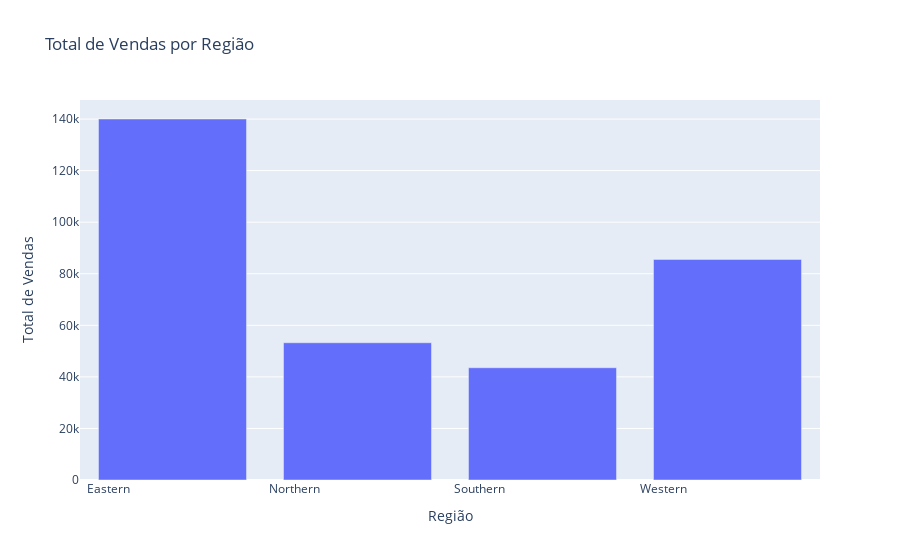
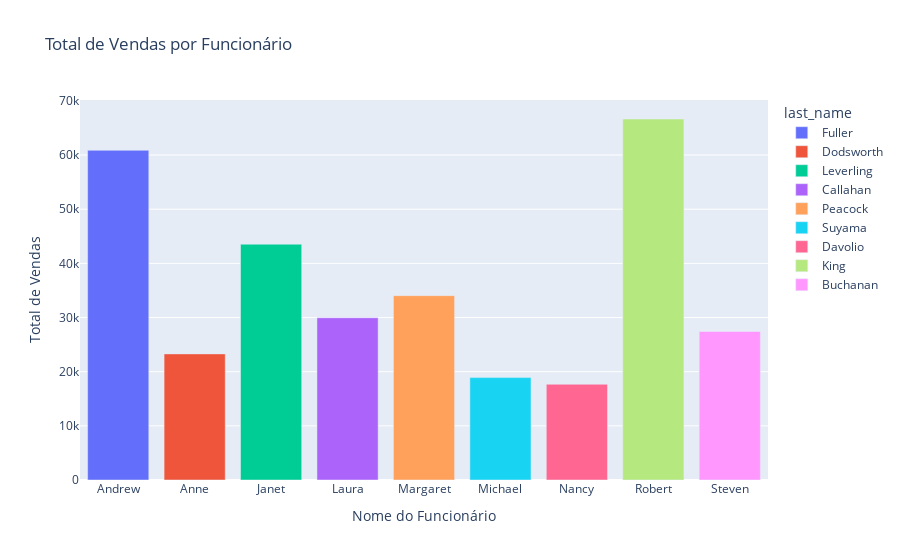
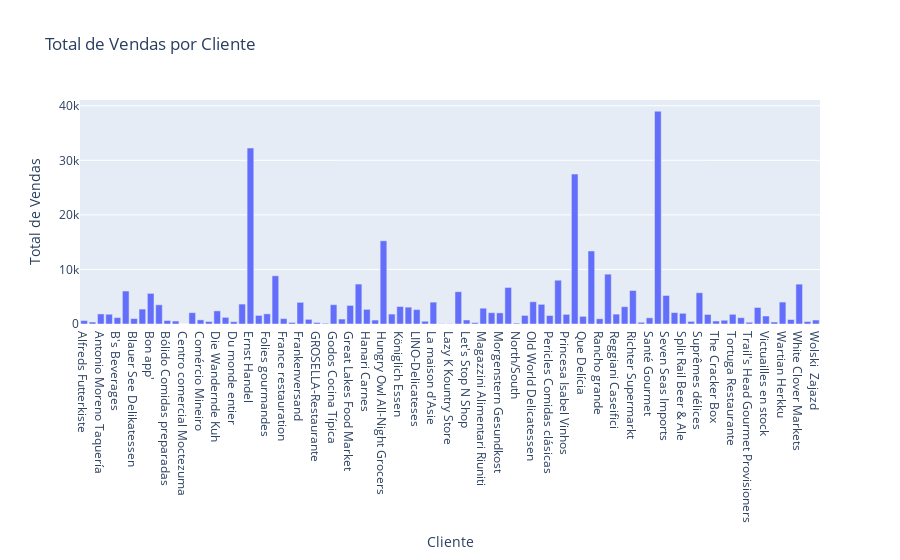
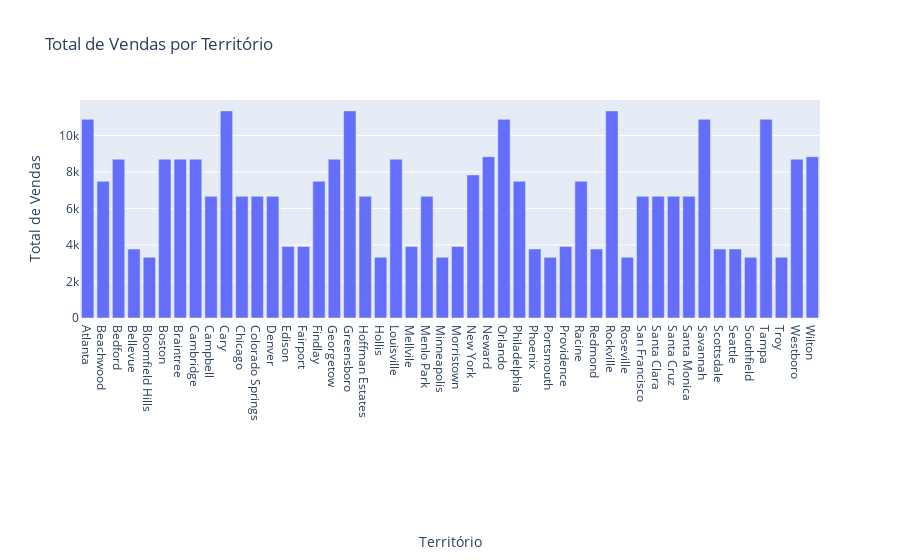

The notebook cell these images were saved under, in order:
### Code cell
# ==================================================================================================================
                                # # # ANALISE DE DADOS FACT ORDERS # # #
# ==================================================================================================================
# Carregar dados das tabelas
fact_orders = extract_postgres_datawarehouse('fact_orders')  
dim_customers = extract_postgres_datawarehouse('dim_customers')
dim_employees = extract_postgres_datawarehouse('dim_employees')
dim_employee_territories = extract_postgres_datawarehouse('dim_employee_territories')
dim_territories = extract_postgres_datawarehouse('dim_territories')
dim_region = extract_postgres_datawarehouse('dim_region')

# ==================================================================================================================
# Realizar joins para criar DataFrame consolidado
df_2 = fact_orders.merge(dim_customers, on='customer_id', how='left') \
                .merge(dim_employees, on='employee_id', how='left') \
                .merge(dim_employee_territories, on='employee_id', how='left') \
                .merge(dim_territories, on='territory_id', how='left') \
                .merge(dim_region, on='region_id', how='left')

# Exemplo: Calcular total de vendas por região
df_2['total_sales'] = df_2['freight']  # Suponho que 'freight' == 'frete' representa o total de vendas
# ==================================================================================================================
# Criação de visualizações dos dados

# Total de Vendas por Região
sales_by_region = df_2.groupby('region_description')['total_sales'].sum().reset_index()
fig1 = px.bar(sales_by_region, x='region_description', y='total_sales',
              title='Total de Vendas por Região', labels={'region_description': 'Região', 'total_sales': 'Total de Vendas'})
fig1.show()

# Total de Vendas por Funcionário
sales_by_employee = df_2.groupby(['first_name', 'last_name'])['total_sales'].sum().reset_index()
fig2 = px.bar(sales_by_employee, x='first_name', y='total_sales', color='last_name',
              title='Total de Vendas por Funcionário', labels={'first_name': 'Nome do Funcionário', 'total_sales': 'Total de Vendas'})
fig2.show()

# Total de Vendas por Cliente
sales_by_customer = df_2.groupby('company_name')['total_sales'].sum().reset_index()
fig3 = px.bar(sales_by_customer, x='company_name', y='total_sales',
              title='Total de Vendas por Cliente', labels={'company_name': 'Cliente', 'total_sales': 'Total de Vendas'})
fig3.show()


# Total de Vendas por Território
sales_by_territory = df_2.groupby('territory_description')['total_sales'].sum().reset_index()
fig4 = px.bar(sales_by_territory, x='territory_description', y='total_sales',
              title='Total de Vendas por Território', labels={'territory_description': 'Território', 'total_sales': 'Total de Vendas'})
fig4.show()


# Total de Vendas por Data de Pedido
sales_by_order_date = df_2.groupby('order_date')['total_sales'].sum().reset_index()
fig5 = px.line(sales_by_order_date, x='order_date', y='total_sales',
               title='Total de Vendas por Data de Pedido', labels={'order_date': 'Data do Pedido', 'total_sales': 'Total de Vendas'})
fig5.show()

# ==================================================================================================================
# Relatorios fact_orders
# Total de Vendas por Região
sales_by_region.to_csv('analises/orders/relatorio_vendas_por_regiao.csv', index=False)
# Total de Vendas por Funcionário
sales_by_employee.to_csv('analises/orders/relatorio_vendas_por_funcionario.csv', index=False)
# Total de Vendas por Cliente
sales_by_customer.to_csv('analises/orders/relatorio_vendas_por_cliente.csv', index=False)
# Total de Vendas por Território
sales_by_territory.to_csv('analises/orders/relatorio_vendas_por_territorio.csv', index=False)
# Total de Vendas por Data de Pedido
sales_by_order_date.to_csv('analises/orders/relatorio_vendas_por_data_de_pedido.csv', index=False)

### Figure 1 — Plotly figure (JSON) as saved in the notebook; plotly's stock layout.template omitted (floating-point values rounded to 4 significant figures)
{"data": [{"alignmentgroup": "True", "hovertemplate": "Região=%{x}<br>Total de Vendas=%{y}<extra></extra>", "legendgroup": "", "marker": {"color": "#636efa", "pattern": {"shape": ""}}, "name": "", "offsetgroup": "", "orientation": "v", "showlegend": false, "textposition": "auto", "type": "bar", "x": ["Eastern                                           ", "Northern                                          ", "Southern                                          ", "Western                                           "], "xaxis": "x", "y": [140000.0, 53240.0, 43540.0, 85560.0], "yaxis": "y"}], "layout": {"barmode": "relative", "legend": {"tracegroupgap": 0}, "title": {"text": "Total de Vendas por Região"}, "xaxis": {"anchor": "y", "domain": [0, 1], "title": {"text": "Região"}}, "yaxis": {"anchor": "x", "domain": [0, 1], "title": {"text": "Total de Vendas"}}}}

### Figure 2 — Plotly figure (JSON) as saved in the notebook; plotly's stock layout.template omitted (floating-point values rounded to 4 significant figures)
{"data": [{"alignmentgroup": "True", "hovertemplate": "last_name=Fuller<br>Nome do Funcionário=%{x}<br>Total de Vendas=%{y}<extra></extra>", "legendgroup": "Fuller", "marker": {"color": "#636efa", "pattern": {"shape": ""}}, "name": "Fuller", "offsetgroup": "Fuller", "orientation": "v", "showlegend": true, "textposition": "auto", "type": "bar", "x": ["Andrew"], "xaxis": "x", "y": [60870.0], "yaxis": "y"}, {"alignmentgroup": "True", "hovertemplate": "last_name=Dodsworth<br>Nome do Funcionário=%{x}<br>Total de Vendas=%{y}<extra></extra>", "legendgroup": "Dodsworth", "marker": {"color": "#EF553B", "pattern": {"shape": ""}}, "name": "Dodsworth", "offsetgroup": "Dodsworth", "orientation": "v", "showlegend": true, "textposition": "auto", "type": "bar", "x": ["Anne"], "xaxis": "x", "y": [23280.0], "yaxis": "y"}, {"alignmentgroup": "True", "hovertemplate": "last_name=Leverling<br>Nome do Funcionário=%{x}<br>Total de Vendas=%{y}<extra></extra>", "legendgroup": "Leverling", "marker": {"color": "#00cc96", "pattern": {"shape": ""}}, "name": "Leverling", "offsetgroup": "Leverling", "orientation": "v", "showlegend": true, "textposition": "auto", "type": "bar", "x": ["Janet"], "xaxis": "x", "y": [43540.0], "yaxis": "y"}, {"alignmentgroup": "True", "hovertemplate": "last_name=Callahan<br>Nome do Funcionário=%{x}<br>Total de Vendas=%{y}<extra></extra>", "legendgroup": "Callahan", "marker": {"color": "#ab63fa", "pattern": {"shape": ""}}, "name": "Callahan", "offsetgroup": "Callahan", "orientation": "v", "showlegend": true, "textposition": "auto", "type": "bar", "x": ["Laura"], "xaxis": "x", "y": [29950.0], "yaxis": "y"}, {"alignmentgroup": "True", "hovertemplate": "last_name=Peacock<br>Nome do Funcionário=%{x}<br>Total de Vendas=%{y}<extra></extra>", "legendgroup": "Peacock", "marker": {"color": "#FFA15A", "pattern": {"shape": ""}}, "name": "Peacock", "offsetgroup": "Peacock", "orientation": "v", "showlegend": true, "textposition": "auto", "type": "bar", "x": ["Margaret"], "xaxis": "x", "y": [34040.0], "yaxis": "y"}, {"alignmentgroup": "True", "hovertemplate": "last_name=Suyama<br>Nome do Funcionário=%{x}<br>Total de Vendas=%{y}<extra></extra>", "legendgroup": "Suyama", "marker": {"color": "#19d3f3", "pattern": {"shape": ""}}, "name": "Suyama", "offsetgroup": "Suyama", "orientation": "v", "showlegend": true, "textposition": "auto", "type": "bar", "x": ["Michael"], "xaxis": "x", "y": [18900.0], "yaxis": "y"}, {"alignmentgroup": "True", "hovertemplate": "last_name=Davolio<br>Nome do Funcionário=%{x}<br>Total de Vendas=%{y}<extra></extra>", "legendgroup": "Davolio", "marker": {"color": "#FF6692", "pattern": {"shape": ""}}, "name": "Davolio", "offsetgroup": "Davolio", "orientation": "v", "showlegend": true, "textposition": "auto", "type": "bar", "x": ["Nancy"], "xaxis": "x", "y": [17670.0], "yaxis": "y"}, {"alignmentgroup": "True", "hovertemplate": "last_name=King<br>Nome do Funcionário=%{x}<br>Total de Vendas=%{y}<extra></extra>", "legendgroup": "King", "marker": {"color": "#B6E880", "pattern": {"shape": ""}}, "name": "King", "offsetgroup": "King", "orientation": "v", "showlegend": true, "textposition": "auto", "type": "bar", "x": ["Robert"], "xaxis": "x", "y": [66650.0], "yaxis": "y"}, {"alignmentgroup": "True", "hovertemplate": "last_name=Buchanan<br>Nome do Funcionário=%{x}<br>Total de Vendas=%{y}<extra></extra>", "legendgroup": "Buchanan", "marker": {"color": "#FF97FF", "pattern": {"shape": ""}}, "name": "Buchanan", "offsetgroup": "Buchanan", "orientation": "v", "showlegend": true, "textposition": "auto", "type": "bar", "x": ["Steven"], "xaxis": "x", "y": [27430.0], "yaxis": "y"}], "layout": {"barmode": "relative", "legend": {"title": {"text": "last_name"}, "tracegroupgap": 0}, "title": {"text": "Total de Vendas por Funcionário"}, "xaxis": {"anchor": "y", "domain": [0, 1], "title": {"text": "Nome do Funcionário"}}, "yaxis": {"anchor": "x", "domain": [0, 1], "title": {"text": "Total de Vendas"}}}}

### Figure 3 — Plotly figure (JSON) as saved in the notebook; plotly's stock layout.template omitted (floating-point values rounded to 4 significant figures)
{"data": [{"alignmentgroup": "True", "hovertemplate": "Cliente=%{x}<br>Total de Vendas=%{y}<extra></extra>", "legendgroup": "", "marker": {"color": "#636efa", "pattern": {"shape": ""}}, "name": "", "offsetgroup": "", "orientation": "v", "showlegend": false, "textposition": "auto", "type": "bar", "x": ["Alfreds Futterkiste", "Ana Trujillo Emparedados y helados", "Antonio Moreno Taquería", "Around the Horn", "B's Beverages", "Berglunds snabbköp", "Blauer See Delikatessen", "Blondesddsl père et fils", "Bon app'", "Bottom-Dollar Markets", "Bólido Comidas preparadas", "Cactus Comidas para llevar", "Centro comercial Moctezuma", "Chop-suey Chinese", "Comércio Mineiro", "Consolidated Holdings", "Die Wandernde Kuh", "Drachenblut Delikatessen", "Du monde entier", "Eastern Connection", "Ernst Handel", "Familia Arquibaldo", "Folies gourmandes", "Folk och fä HB", "France restauration", "Franchi S.p.A.", "Frankenversand", "Furia Bacalhau e Frutos do Mar", "GROSELLA-Restaurante", "Galería del gastrónomo", "Godos Cocina Típica", "Gourmet Lanchonetes", "Great Lakes Food Market", "HILARION-Abastos", "Hanari Carnes", "Hungry Coyote Import Store", "Hungry Owl All-Night Grocers", "Island Trading", "Königlich Essen", "LILA-Supermercado", "LINO-Delicateses", "La corne d'abondance", "La maison d'Asie", "Laughing Bacchus Wine Cellars", "Lazy K Kountry Store", "Lehmanns Marktstand", "Let's Stop N Shop", "Lonesome Pine Restaurant", "Magazzini Alimentari Riuniti", "Maison Dewey", "Morgenstern Gesundkost", "Mère Paillarde", "North/South", "Océano Atlántico Ltda.", "Old World Delicatessen", "Ottilies Käseladen", "Pericles Comidas clásicas", "Piccolo und mehr", "Princesa Isabel Vinhos", "QUICK-Stop", "Que Delícia", "Queen Cozinha", "Rancho grande", "Rattlesnake Canyon Grocery", "Reggiani Caseifici", "Ricardo Adocicados", "Richter Supermarkt", "Romero y tomillo", "Santé Gourmet", "Save-a-lot Markets", "Seven Seas Imports", "Simons bistro", "Split Rail Beer & Ale", "Spécialités du monde", "Suprêmes délices", "The Big Cheese", "The Cracker Box", "Toms Spezialitäten", "Tortuga Restaurante", "Tradição Hipermercados", "Trail's Head Gourmet Provisioners", "Vaffeljernet", "Victuailles en stock", "Vins et alcools Chevalier", "Wartian Herkku", "Wellington Importadora", "White Clover Markets", "Wilman Kala", "Wolski  Zajazd"], "xaxis": "x", "y": [626.9, 359.4, 1844.0, 1793.0, 1176.0, 6039.0, 999, 2737.0, 5609.0, 3519.0, 638.1, 539.8, 9.75, 2073.0, 762.9, 462.4, 2404.0, 1219.0, 426.3, 3653.0, 32250.0, 1575.0, 1865.0, 8836.0, 990.5, 284.1, 3971.0, 856.3, 268.2, 130.5, 3538.0, 907.7, 3407.0, 7319.0, 2681.0, 722.5, 15250.0, 1819.0, 3206.0, 3089.0, 2642.0, 502.8, 4009.0, 55.49, 62.64, 5919.0, 736.0, 246.6, 2895.0, 2072.0, 2037.0, 6698.0, 154.5, 1571.0, 4078.0, 3604.0, 1556.0, 8026.0, 1772.0, 27470.0, 1404.0, 13380.0, 963.5, 9134.0, 1810.0, 3175.0, 6137.0, 317.8, 1135.0, 39000.0, 5229.0, 2093.0, 1964.0, 477.4, 5732.0, 1755.0, 546.5, 689.0, 1778.0, 1155.0, 325.7, 3028.0, 1465.0, 363.6, 4019.0, 823.5, 7305.0, 449.7, 729.3], "yaxis": "y"}], "layout": {"barmode": "relative", "legend": {"tracegroupgap": 0}, "title": {"text": "Total de Vendas por Cliente"}, "xaxis": {"anchor": "y", "domain": [0, 1], "title": {"text": "Cliente"}}, "yaxis": {"anchor": "x", "domain": [0, 1], "title": {"text": "Total de Vendas"}}}}

### Figure 4 — Plotly figure (JSON) as saved in the notebook; plotly's stock layout.template omitted (floating-point values rounded to 4 significant figures)
{"data": [{"alignmentgroup": "True", "hovertemplate": "Território=%{x}<br>Total de Vendas=%{y}<extra></extra>", "legendgroup": "", "marker": {"color": "#636efa", "pattern": {"shape": ""}}, "name": "", "offsetgroup": "", "orientation": "v", "showlegend": false, "textposition": "auto", "type": "bar", "x": ["Atlanta                                           ", "Beachwood                                         ", "Bedford                                           ", "Bellevue                                          ", "Bloomfield Hills                                  ", "Boston                                            ", "Braintree                                         ", "Cambridge                                         ", "Campbell                                          ", "Cary                                              ", "Chicago                                           ", "Colorado Springs                                  ", "Denver                                            ", "Edison                                            ", "Fairport                                          ", "Findlay                                           ", "Georgetow                                         ", "Greensboro                                        ", "Hoffman Estates                                   ", "Hollis                                            ", "Louisville                                        ", "Mellvile                                          ", "Menlo Park                                        ", "Minneapolis                                       ", "Morristown                                        ", "New York                                          ", "Neward                                            ", "Orlando                                           ", "Philadelphia                                      ", "Phoenix                                           ", "Portsmouth                                        ", "Providence                                        ", "Racine                                            ", "Redmond                                           ", "Rockville                                         ", "Roseville                                         ", "San Francisco                                     ", "Santa Clara                                       ", "Santa Cruz                                        ", "Santa Monica                                      ", "Savannah                                          ", "Scottsdale                                        ", "Seattle                                           ", "Southfield                                        ", "Tampa                                             ", "Troy                                              ", "Westboro                                          ", "Wilton                                            "], "xaxis": "x", "y": [10880.0, 7488.0, 8696.0, 3780.0, 3326.0, 8696.0, 8696.0, 8696.0, 6665.0, 11350.0, 6665.0, 6665.0, 6665.0, 3919.0, 3919.0, 7488.0, 8696.0, 11350.0, 6665.0, 3326.0, 8696.0, 3919.0, 6665.0, 3326.0, 3919.0, 7837.0, 8837.0, 10880.0, 7488.0, 3780.0, 3326.0, 3919.0, 7488.0, 3780.0, 11350.0, 3326.0, 6665.0, 6665.0, 6665.0, 6665.0, 10880.0, 3780.0, 3780.0, 3326.0, 10880.0, 3326.0, 8696.0, 8837.0], "yaxis": "y"}], "layout": {"barmode": "relative", "legend": {"tracegroupgap": 0}, "title": {"text": "Total de Vendas por Território"}, "xaxis": {"anchor": "y", "domain": [0, 1], "title": {"text": "Território"}}, "yaxis": {"anchor": "x", "domain": [0, 1], "title": {"text": "Total de Vendas"}}}}
